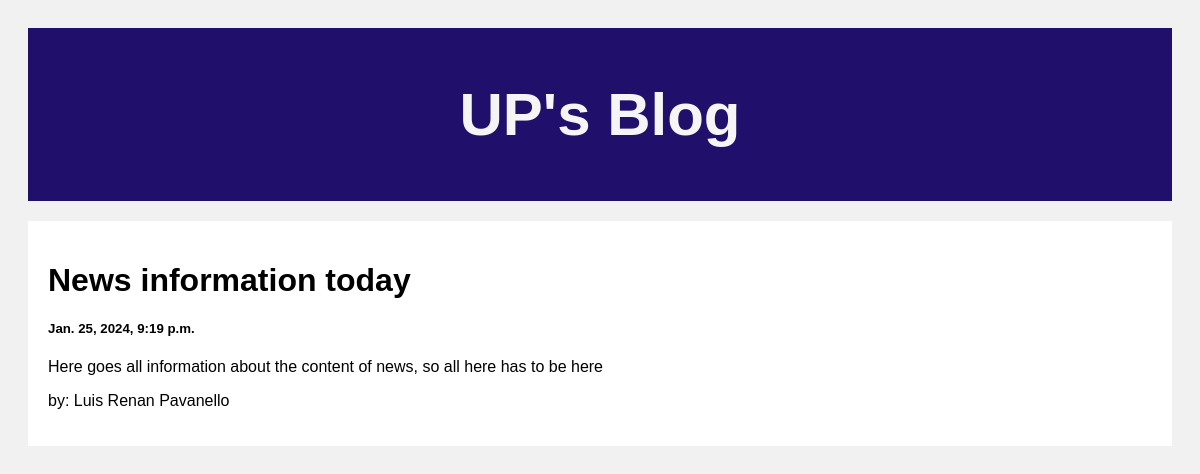
The app's page /post/4 with its own data.
### posts/models.py (models this page shows)
class Post(models.Model):
    title = models.CharField(max_length=100)
    body = models.TextField(max_length=10000)
    name = models.CharField(max_length=50, blank=True, null=True)
    created_at = models.DateTimeField(default=datetime.now, blank=True)

### posts/views.py (the view)
def post(request, pk):
    posts = Post.objects.get(id=pk)
    return render(request, 'posts.html', {'posts': posts})

### templates/posts.html (shortened to what this page needs)
<!DOCTYPE html>
<html>
<head>
</head>
<body>
<div class="header">
  <h2 style="color:whitesmoke;">UP's Blog</h2>
</div>
<div class="row">
  <div class="leftcolumn">
    <div class="card">
        <h1>{{posts.title}}</h1>
        <h5>{{posts.created_at}}</h5>
        <p>{{posts.body}}</p>
        <p>by: {{posts.name}}</p>
    </div>
  </div>
</div>
</body>
</html>

### templates/posts.html (style rules this page uses)
* { box-sizing: border-box; }
body { font-family: Arial; padding: 20px; background: #f1f1f1; }
.header { padding: 2px; font-size: 40px; text-align: center; background: #21106b; }
.leftcolumn { float: left; width: 100%; }
.card { background-color: white; padding: 20px; margin-top: 20px; }
.row:after { content: ""; display: table; clear: both; }

### records on screen
Post: title "News information today", created_at "Jan. 25, 2024, 9:19 p.m.", body "Here goes all information about the content of news, so all here has to be here", name "Luis Renan Pavanello"
